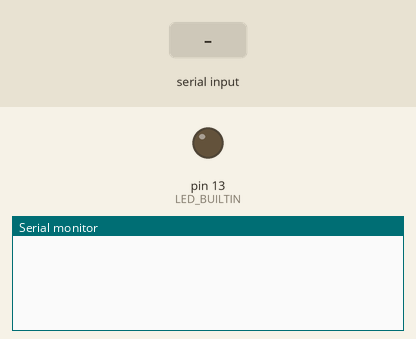
Simulated run of this sketch. Board: Arduino Uno, built with avr-gcc and run on an emulated ATmega328P. Parts: output pins drawn as LEDs (lit = HIGH), the last lines printed to the serial monitor. The inputs (shaded band) are chosen by the test bench.

Above: at 1.2 s.
1.3 s: "90,45\n" received over Serial
At 2.5 s:
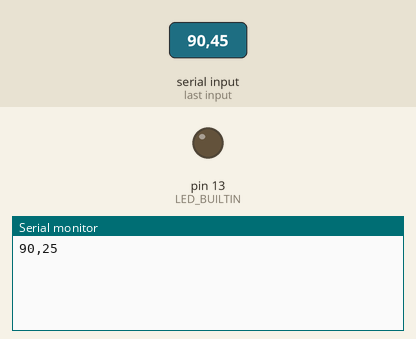
3.2 s: byte 118 (COMAND_VOLTAGE_CHANGE) received over Serial
At 5.7 s:
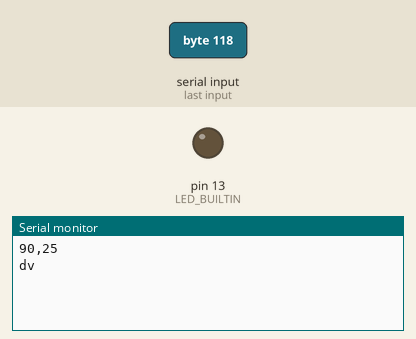

Measured:
- after the input at 1.3 s, the serial monitor: prints a new line after 0.10 s (image 1)
- after the input at 3.2 s, the serial monitor: prints a new line after 1.1 s (image 2)

The sketch:

arduinoCode.ino
```cpp
//includes
#include <Wire.h>

//constants
#define HANSHAKE_CONFIRM_REQUEST_CODE '4'
#define HANSHAKE_CONFIRMATION_CODE '2'
#define COMAND_VOLTAGE_CHANGE 'v'
#define VOLTAGE_CHANGE_DONE 'd'
#define TABLE_SIZE 41 //8 portów 5 znaków na każdy jeden to symbol potem wartość od 0 do ~4026
#define DAC_ADRESS 72 //important to działa
#define DAC_CHANGE_VALUE_AND_UPDATE_4BITS 0x30
// Globals :(
char information[TABLE_SIZE];

// for debuging
void blink(int time) {
  digitalWrite(LED_BUILTIN, HIGH);   // turn the LED on (HIGH is the voltage level)
  delay(time);                       // wait for a second
  digitalWrite(LED_BUILTIN, LOW);    // turn the LED off by making the voltage LOW
  delay(time);
}

void errorBlink(){
  for(int i=0; i<4 ;i++){
    blink(200);
  }
}
void clearTable(char* table){
    for(int i=0;i<TABLE_SIZE;i++){
      *(table+i)='\0';
    }
}
void setup() {
  // put your setup code here, to run once:
  Serial.begin(9600);
  pinMode(LED_BUILTIN,OUTPUT);
  clearTable(information);
  Wire.begin();
}

void loop() {

  if(Serial.available() > 0){
    int info = Serial.read();
    switch(info){
      case HANSHAKE_CONFIRM_REQUEST_CODE:
        Serial.write(HANSHAKE_CONFIRMATION_CODE);
        break;
      case COMAND_VOLTAGE_CHANGE:
        Serial.readBytesUntil('\0',information,41);
        // tytaj wysyłaj
        sendVoltageInformation();
        clearTable(information);
        Serial.write(VOLTAGE_CHANGE_DONE);
        Serial.flush();
      default:
        Serial.write(info);
    }
  }
  delay(100);//niech się nie męczy biedoczek
}
void sendVoltageInformation(){
  char *charP = information;
  while(*charP!='\0'){
    if(*charP>='a' && *charP<='h'){ // Find port name
      int portNumber = int(*charP)-97; // Change symbol to number a=0 h = 7
      int voltValue = int((*(++charP) - 48 ))*1000; //Handle the decimal system
      for(int i = 100;i>=1;i=i/10){
        voltValue += int((*(++charP) - 48))*i;
      }
      j2cComunication(portNumber,voltValue); //Send
      charP++;
    }
  }
}

void j2cComunication(int portNumber,int voltValue){
  Wire.beginTransmission(DAC_ADRESS); // Begin transision
  Wire.write(DAC_CHANGE_VALUE_AND_UPDATE_4BITS + portNumber);        // Write code that forces change to votage of port
  Wire.write(voltValue/16);              // Send first bit
  Wire.write((voltValue%16)*16);      //Secend bit, move it to the beginning of sekwence.
  Wire.endTransmission();    // Stop tranzmiting
}
```
